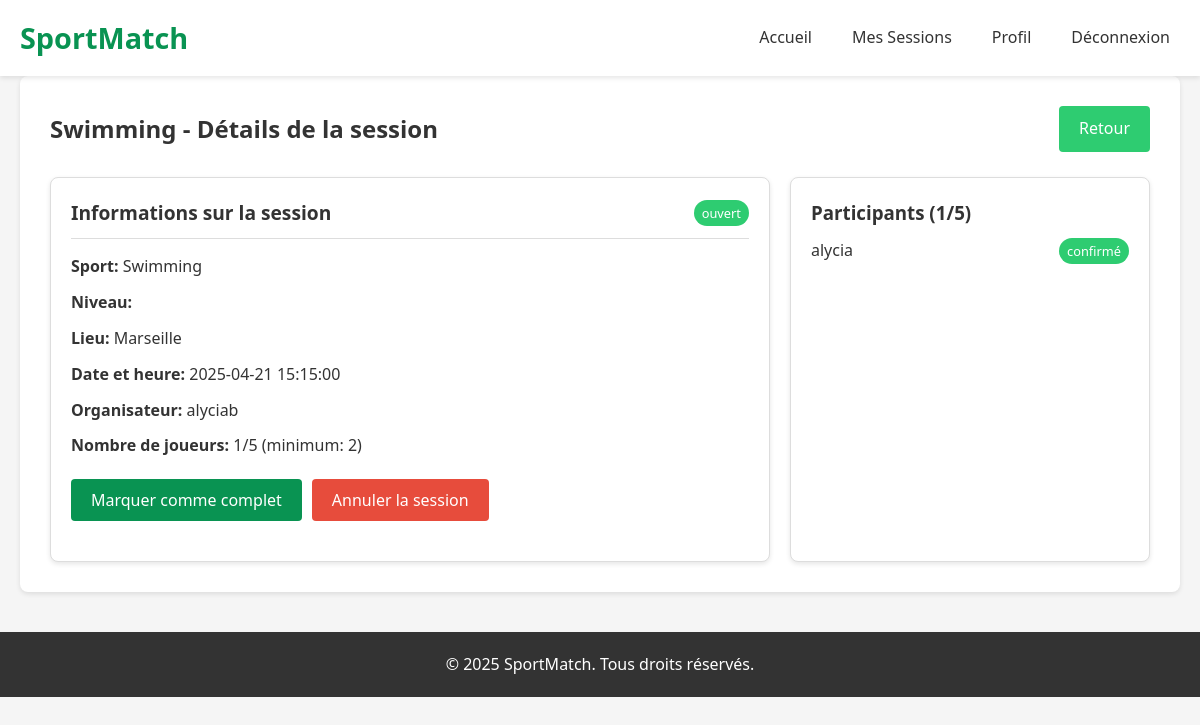
The page /sessions/2 (signed in) on the database its author committed.
### tables this page shows
CREATE TABLE sports (
        id INTEGER PRIMARY KEY AUTOINCREMENT,
        name TEXT NOT NULL UNIQUE
    );

CREATE TABLE users (
        id INTEGER PRIMARY KEY AUTOINCREMENT,
        username TEXT NOT NULL UNIQUE,
        password_hash TEXT NOT NULL,
        email TEXT NOT NULL UNIQUE,
        created_at TIMESTAMP NOT NULL
    );

CREATE TABLE participants (
        id INTEGER PRIMARY KEY AUTOINCREMENT,
        session_id INTEGER NOT NULL,
        user_id INTEGER NOT NULL,
        status TEXT NOT NULL,
        FOREIGN KEY (session_id) REFERENCES sessions (id),
        FOREIGN KEY (user_id) REFERENCES users (id),
        UNIQUE (session_id, user_id)
    );

### app.py (the view)
@app.route('/sessions/<int:session_id>', methods=['GET'])
@login_required
def session_details(session_id):
    sport_session = model.get_session(session_id)
    if not sport_session:
        flash('Session introuvable.')
        return redirect(url_for('home'))
    participants = model.get_session_participants(session_id)
    is_participant = False
    for p in participants:
        if p['user_id'] == session['user_id']:
            is_participant = True
            break
    is_creator = sport_session['creator_id'] == session['user_id']
    return render_template('session_details.html',
                          session=sport_session,
                          participants=participants,
                          is_participant=is_participant,
                          is_creator=is_creator)

### app.py (called while the page is built)
def login_required(f):
    @wraps(f)
    def decorated_function(*args, **kwargs):
        if 'user_id' not in session:
            return redirect(url_for('login', next=request.url))
        return f(*args, **kwargs)
    return decorated_function

### data_model.py (called while the page is built)
def get_db_connection():
    conn = sqlite3.connect('sportmatch.db')
    conn.row_factory = sqlite3.Row
    return conn

def get_session(session_id):
    conn = get_db_connection()
    query = '''
    SELECT s.*, sp.name as sport_name, sl.level as skill_level,
           u.username as creator_name
    FROM sessions s
    JOIN sports sp ON s.sport_id = sp.id
    JOIN skill_levels sl ON s.skill_level_id = sl.id
    JOIN users u ON s.creator_id = u.id
    WHERE s.id = ?
    '''
    session = conn.execute(query, (session_id,)).fetchone()
    conn.close()
    return session

def get_session_participants(session_id):
    conn = get_db_connection()
    query = '''
    SELECT p.*, u.username
    FROM participants p
    JOIN users u ON p.user_id = u.id
    WHERE p.session_id = ?
    '''
    participants = conn.execute(query, (session_id,)).fetchall()
    conn.close()
    return participants

### templates/session_details.html (shortened to what this page needs)
<!DOCTYPE html>
<html lang="fr">
<head>
    <link rel="stylesheet" href="{{ url_for('static', filename='css/style.css') }}">
</head>
<body>
    <header>
        <div class="container">
            <h1>SportMatch</h1>
            <nav>
                <ul>
                    <li><a href="{{ url_for('home') }}">Accueil</a></li>
                    <li><a href="{{ url_for('my_sessions') }}">Mes Sessions</a></li>
                    <li><a href="{{ url_for('profile') }}">Profil</a></li>
                    <li><a href="{{ url_for('logout') }}">Déconnexion</a></li>
                </ul>
            </nav>
        </div>
    </header>
    <main class="container">
        <section class="session-details-section">
            <div class="section-header">
                <h2>{{ session.sport_name }} - Détails de la session</h2>
                <a href="{{ url_for('home') }}" class="button secondary">Retour</a>
            </div>
            <div class="session-info">
                <div class="info-card">
                    <div class="card-header">
                        <h3>Informations sur la session</h3>
                        <span class="status-badge {{ session.status }}">{{ session.status }}</span>
                    </div>
                    <div class="card-body">
                        <p><strong>Sport:</strong> {{ session.sport_name }}</p>
                        <p><strong>Niveau:</strong> <span class="level-badge {{ session.skill_level.lower() }}">{{ session.skill_level }}</span></p>
                        <p><strong>Lieu:</strong> {{ session.location }}</p>
                        <p><strong>Date et heure:</strong> {{ session.datetime }}</p>
                        <p><strong>Organisateur:</strong> {{ session.creator_name }}</p>
                        <p><strong>Nombre de joueurs:</strong> {{ participants|length }}/{{ session.max_players }} (minimum: {{ session.min_players }})</p>
                        {% if is_creator %}
                            <div class="creator-actions">
                                {% if session.status == 'ouvert' %}
                                    <form action="{{ url_for('update_session_status', session_id=session.id) }}" method="post" style="display: inline;">
                                        <button type="submit" class="button">Marquer comme complet</button>
                                    </form>
                                {% elif session.status == 'complet' %}
                                    <form action="{{ url_for('update_session_status', session_id=session.id) }}" method="post" style="display: inline;">
                                        <input type="hidden" name="status" value="ouvert">
                                        <button type="submit" class="button">Réouvrir la session</button>
                                    </form>
                                {% endif %}
                                <form action="{{ url_for('update_session_status', session_id=session.id) }}" method="post" style="display: inline;">
                                    <button type="submit" class="button danger">Annuler la session</button>
                                </form>
                            </div>
                        {% endif %}
                    </div>
                </div>
                <div class="participants-card">
                    <h3>Participants ({{ participants|length }}/{{ session.max_players }})</h3>
                    {% if participants %}
                        <ul class="participants-list">
                            {% for participant in participants %}
                                <li>
                                    <div class="participant-info">
                                        <span class="participant-name">{{ participant.username }}</span>
                                        <span class="participant-status {{ participant.status }}">{{ participant.status }}</span>
                                    </div>
                                </li>
                            {% endfor %}
                        </ul>
                    {% else %}
                        <p>Aucun participant pour le moment.</p>
                    {% endif %}
                </div>
            </div>
        </section>
    </main>
    <footer>
        <div class="container">
            <p>&copy; 2025 SportMatch. Tous droits réservés.</p>
        </div>
    </footer>
</body>
</html>

### static/css/style.css (style rules this page uses)
:root { --primary-color: #099352; --primary-dark: #24673f; --secondary-color: #2ecc71; --secondary-dark: #27ae60; --danger-color: #e74c3c; --danger-dark: #c0392b; --light-gray: #f5f5f5; --gray: #ddd; --dark-gray: #777; --black: #333; --white: #fff; --shadow: 0 2px 5px rgba(0, 0, 0, 0.1); --transition: all 0.3s ease; --level-debutant: #3498db; --level-intermediaire: #2ecc71; --level-avance: #f39c12; --level-expert: #e74c3c; --status-ouvert: #2ecc71; --status-complet: #f39c12; --status-annule: #e74c3c; --status-termine: #7f8c8d; --participant-confirme: #2ecc71; --participant-en-attente: #f39c12; }
* { margin: 0; padding: 0; box-sizing: border-box; font-family: 'Segoe UI', Tahoma, Geneva, Verdana, sans-serif; }
body { background-color: var(--light-gray); color: var(--black); line-height: 1.6; }
.container { width: 100%; max-width: 1200px; margin: 0 auto; padding: 0 20px; }
header { background-color: var(--white); box-shadow: var(--shadow); padding: 15px 0; position: sticky; top: 0; z-index: 100; }
header .container { display: flex; justify-content: space-between; align-items: center; }
header h1 { color: var(--primary-color); font-size: 1.8rem; font-weight: 700; }
nav ul { display: flex; list-style: none; }
nav ul li { margin-left: 20px; }
nav ul li a { color: var(--black); text-decoration: none; font-weight: 500; padding: 5px 10px; border-radius: 4px; transition: var(--transition); }
.button { display: inline-block; padding: 10px 20px; border: none; border-radius: 4px; background-color: var(--primary-color); color: var(--white); font-weight: 500; font-size: 1rem; cursor: pointer; text-decoration: none; transition: var(--transition); text-align: center; }
.button.secondary { background-color: var(--secondary-color); }
.button.danger { background-color: var(--danger-color); }
main { padding: 40px 0; }
section { margin-bottom: 40px; background-color: var(--white); border-radius: 8px; box-shadow: var(--shadow); padding: 30px; }
.section-header { display: flex; justify-content: space-between; align-items: center; margin-bottom: 25px; }
.section-header h2 { font-size: 1.5rem; font-weight: 600; color: var(--black); }
.level-badge { display: inline-block; padding: 3px 8px; border-radius: 50px; font-size: 0.8rem; font-weight: 500; color: var(--white); }
.status-badge { display: inline-block; padding: 3px 8px; border-radius: 50px; font-size: 0.8rem; font-weight: 500; color: var(--white); }
.status-badge.ouvert { background-color: var(--status-ouvert); }
.participant-status { display: inline-block; padding: 3px 8px; border-radius: 50px; font-size: 0.8rem; font-weight: 500; color: var(--white); }
.participant-status.confirmé { background-color: var(--participant-confirme); }
.session-info { display: grid; grid-template-columns: 2fr 1fr; gap: 20px; }
.info-card, .participants-card { background-color: var(--white); border-radius: 8px; box-shadow: var(--shadow); padding: 20px; border: 1px solid var(--gray); }
.card-header { display: flex; justify-content: space-between; align-items: center; margin-bottom: 15px; padding-bottom: 10px; border-bottom: 1px solid var(--gray); }
.card-header h3 { font-size: 1.2rem; font-weight: 600; }
.card-body { margin-bottom: 20px; }
.card-body p { margin-bottom: 10px; }
.creator-actions, .participant-actions { margin-top: 20px; display: flex; gap: 10px; }
.participants-list { list-style: none; }
.participants-list li { padding: 10px 0; border-bottom: 1px solid var(--gray); }
.participants-list li:last-child { border-bottom: none; }
.participant-info { display: flex; justify-content: space-between; align-items: center; }
.participant-name { font-weight: 500; }
footer { background-color: var(--black); color: var(--white); padding: 20px 0; text-align: center; margin-top: 40px; }

### rows shown on the page
sports: sport_name "Swimming"
users: creator_name "alyciab"
participants: username "alycia", status "confirmé"

### other values the page prints
{{ session.status }} "ouvert"
{{ session.location }} "Marseille"
{{ session.datetime }} "2025-04-21 15:15:00"
{{ participants|length }} "1"
{{ session.max_players }} "5"
{{ session.min_players }} "2"
